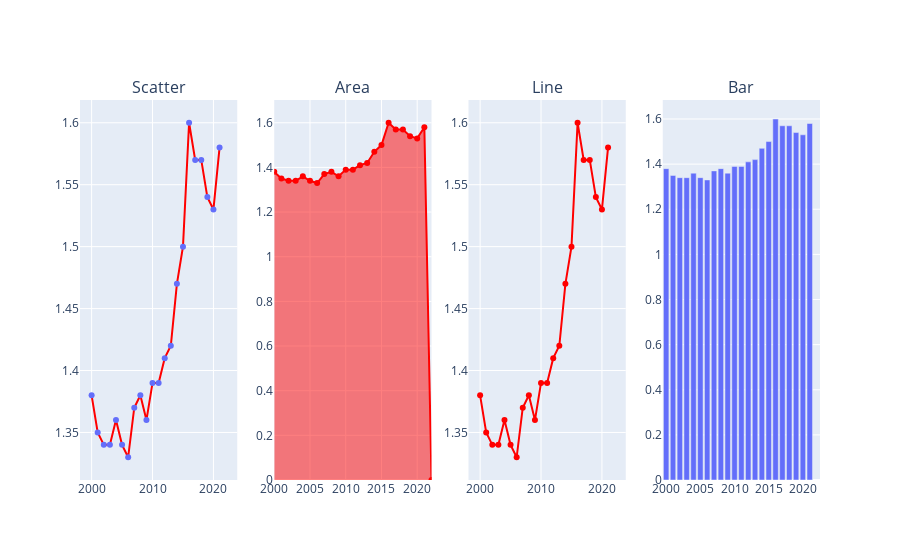

Notebook code for this chart:
### Code cell
fig.update_traces(selector=dict(type='scatter'), mode='markers+lines', line=dict(color='red'))  # Here we update all 3 scatter traces at once

### Figure 1 — Plotly figure (JSON) as saved in the notebook; plotly's stock layout.template omitted (floating-point values rounded to 4 significant figures)
{"data": [{"hovertemplate": "year=%{x}<br>fertility=%{y}<extra></extra>", "legendgroup": "", "line": {"color": "red"}, "marker": {"color": "#636efa", "symbol": "circle"}, "mode": "markers+lines", "name": "", "orientation": "v", "showlegend": false, "type": "scatter", "x": [2000, 2001, 2002, 2003, 2004, 2005, 2006, 2007, 2008, 2009, 2010, 2011, 2012, 2013, 2014, 2015, 2016, 2017, 2018, 2019, 2020, 2021, 2022], "xaxis": "x", "y": [1.38, 1.35, 1.34, 1.34, 1.36, 1.34, 1.33, 1.37, 1.38, 1.36, 1.39, 1.39, 1.41, 1.42, 1.47, 1.5, 1.6, 1.57, 1.57, 1.54, 1.53, 1.58, null], "yaxis": "y"}, {"fillpattern": {"shape": ""}, "hovertemplate": "year=%{x}<br>fertility=%{y}<extra></extra>", "legendgroup": "", "line": {"color": "red"}, "marker": {"symbol": "circle"}, "mode": "markers+lines", "name": "", "orientation": "v", "showlegend": false, "stackgroup": "1", "type": "scatter", "x": [2000, 2001, 2002, 2003, 2004, 2005, 2006, 2007, 2008, 2009, 2010, 2011, 2012, 2013, 2014, 2015, 2016, 2017, 2018, 2019, 2020, 2021, 2022], "xaxis": "x2", "y": [1.38, 1.35, 1.34, 1.34, 1.36, 1.34, 1.33, 1.37, 1.38, 1.36, 1.39, 1.39, 1.41, 1.42, 1.47, 1.5, 1.6, 1.57, 1.57, 1.54, 1.53, 1.58, null], "yaxis": "y2"}, {"hovertemplate": "year=%{x}<br>fertility=%{y}<extra></extra>", "legendgroup": "", "line": {"color": "red", "dash": "solid"}, "marker": {"symbol": "circle"}, "mode": "markers+lines", "name": "", "orientation": "v", "showlegend": false, "type": "scatter", "x": [2000, 2001, 2002, 2003, 2004, 2005, 2006, 2007, 2008, 2009, 2010, 2011, 2012, 2013, 2014, 2015, 2016, 2017, 2018, 2019, 2020, 2021, 2022], "xaxis": "x3", "y": [1.38, 1.35, 1.34, 1.34, 1.36, 1.34, 1.33, 1.37, 1.38, 1.36, 1.39, 1.39, 1.41, 1.42, 1.47, 1.5, 1.6, 1.57, 1.57, 1.54, 1.53, 1.58, null], "yaxis": "y3"}, {"alignmentgroup": "True", "hovertemplate": "year=%{x}<br>fertility=%{y}<extra></extra>", "legendgroup": "", "marker": {"color": "#636efa", "pattern": {"shape": ""}}, "name": "", "offsetgroup": "", "orientation": "v", "showlegend": false, "textposition": "auto", "type": "bar", "x": [2000, 2001, 2002, 2003, 2004, 2005, 2006, 2007, 2008, 2009, 2010, 2011, 2012, 2013, 2014, 2015, 2016, 2017, 2018, 2019, 2020, 2021, 2022], "xaxis": "x4", "y": [1.38, 1.35, 1.34, 1.34, 1.36, 1.34, 1.33, 1.37, 1.38, 1.36, 1.39, 1.39, 1.41, 1.42, 1.47, 1.5, 1.6, 1.57, 1.57, 1.54, 1.53, 1.58, null], "yaxis": "y4"}], "layout": {"annotations": [{"font": {"size": 16}, "showarrow": false, "text": "Scatter", "x": 0.1062, "xanchor": "center", "xref": "paper", "y": 1, "yanchor": "bottom", "yref": "paper"}, {"font": {"size": 16}, "showarrow": false, "text": "Area", "x": 0.3688, "xanchor": "center", "xref": "paper", "y": 1, "yanchor": "bottom", "yref": "paper"}, {"font": {"size": 16}, "showarrow": false, "text": "Line", "x": 0.6313, "xanchor": "center", "xref": "paper", "y": 1, "yanchor": "bottom", "yref": "paper"}, {"font": {"size": 16}, "showarrow": false, "text": "Bar", "x": 0.8938, "xanchor": "center", "xref": "paper", "y": 1, "yanchor": "bottom", "yref": "paper"}], "xaxis": {"anchor": "y", "domain": [0, 0.2125]}, "xaxis2": {"anchor": "y2", "domain": [0.2625, 0.475]}, "xaxis3": {"anchor": "y3", "domain": [0.525, 0.7375]}, "xaxis4": {"anchor": "y4", "domain": [0.7875, 1]}, "yaxis": {"anchor": "x", "domain": [0, 1]}, "yaxis2": {"anchor": "x2", "domain": [0, 1]}, "yaxis3": {"anchor": "x3", "domain": [0, 1]}, "yaxis4": {"anchor": "x4", "domain": [0, 1]}}}
